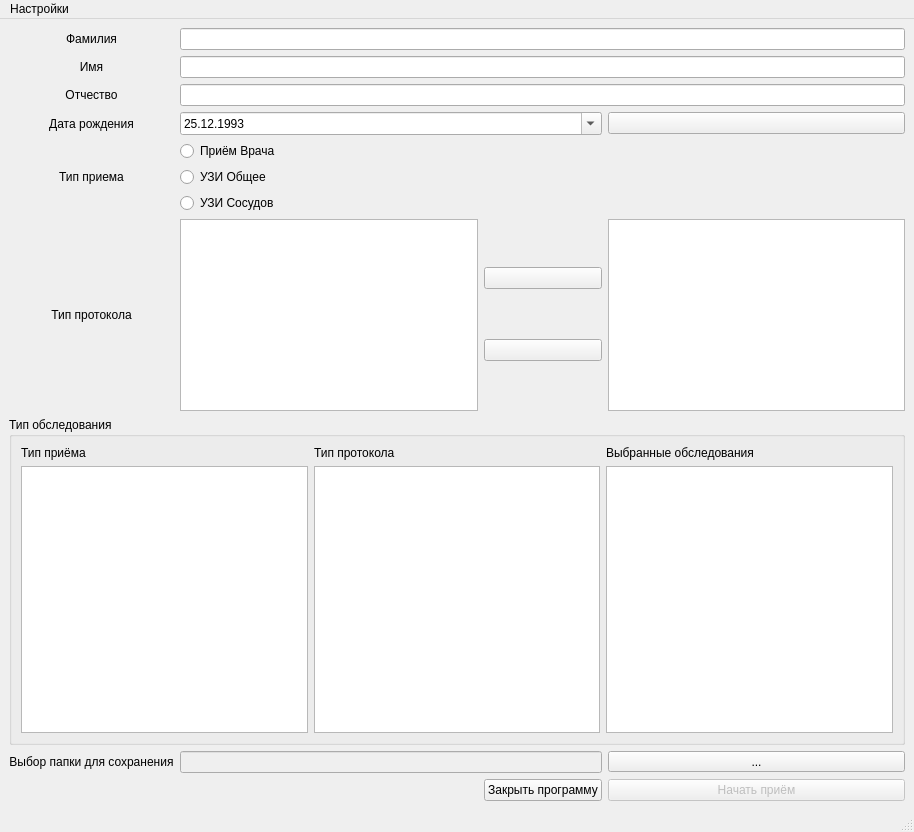
<?xml version="1.0" encoding="UTF-8"?>
<ui version="4.0">
 <class>MainWindow</class>
 <widget class="QMainWindow" name="MainWindow">
  <property name="geometry">
   <rect>
    <x>0</x>
    <y>0</y>
    <width>914</width>
    <height>832</height>
   </rect>
  </property>
  <property name="windowTitle">
   <string>Приём Врача</string>
  </property>
  <widget class="QWidget" name="centralwidget">
   <layout class="QGridLayout" name="gridLayout_2">
    <item row="1" column="0">
     <layout class="QGridLayout" name="gridLayout">
      <item row="3" column="3">
       <widget class="QPushButton" name="pushButton_3">
        <property name="text">
         <string/>
        </property>
        <property name="icon">
         <iconset>
          <normaloff>checkmark.png</normaloff>checkmark.png</iconset>
        </property>
       </widget>
      </item>
      <item row="4" column="1" colspan="3">
       <widget class="QRadioButton" name="radioButton_2">
        <property name="text">
         <string>Приём Врача</string>
        </property>
        <attribute name="buttonGroup">
         <string notr="true">buttonGroup</string>
        </attribute>
       </widget>
      </item>
      <item row="1" column="1" colspan="3">
       <widget class="QLineEdit" name="lineEdit_2"/>
      </item>
      <item row="2" column="0">
       <widget class="QLabel" name="label_3">
        <property name="text">
         <string>Отчество</string>
        </property>
        <property name="alignment">
         <set>Qt::AlignCenter</set>
        </property>
        <property name="buddy">
         <cstring>lineEdit_3</cstring>
        </property>
       </widget>
      </item>
      <item row="1" column="0">
       <widget class="QLabel" name="label_2">
        <property name="text">
         <string>Имя</string>
        </property>
        <property name="alignment">
         <set>Qt::AlignCenter</set>
        </property>
        <property name="buddy">
         <cstring>lineEdit_2</cstring>
        </property>
       </widget>
      </item>
      <item row="4" column="0" rowspan="3">
       <widget class="QLabel" name="label_5">
        <property name="text">
         <string>Тип приема</string>
        </property>
        <property name="alignment">
         <set>Qt::AlignCenter</set>
        </property>
       </widget>
      </item>
      <item row="0" column="0">
       <widget class="QLabel" name="label">
        <property name="text">
         <string>Фамилия</string>
        </property>
        <property name="alignment">
         <set>Qt::AlignCenter</set>
        </property>
        <property name="buddy">
         <cstring>lineEdit</cstring>
        </property>
       </widget>
      </item>
      <item row="3" column="1" colspan="2">
       <widget class="QDateEdit" name="dateEdit">
        <property name="maximumTime">
         <time>
          <hour>23</hour>
          <minute>59</minute>
          <second>59</second>
         </time>
        </property>
        <property name="displayFormat">
         <string>dd.MM.yyyy</string>
        </property>
        <property name="calendarPopup">
         <bool>true</bool>
        </property>
        <property name="date">
         <date>
          <year>1993</year>
          <month>12</month>
          <day>25</day>
         </date>
        </property>
       </widget>
      </item>
      <item row="10" column="1" colspan="2">
       <widget class="QLineEdit" name="lineEdit_4">
        <property name="enabled">
         <bool>false</bool>
        </property>
        <property name="sizePolicy">
         <sizepolicy hsizetype="Expanding" vsizetype="Fixed">
          <horstretch>0</horstretch>
          <verstretch>0</verstretch>
         </sizepolicy>
        </property>
       </widget>
      </item>
      <item row="3" column="0">
       <widget class="QLabel" name="label_4">
        <property name="text">
         <string>Дата рождения</string>
        </property>
        <property name="alignment">
         <set>Qt::AlignCenter</set>
        </property>
        <property name="buddy">
         <cstring>dateEdit</cstring>
        </property>
       </widget>
      </item>
      <item row="5" column="1" colspan="3">
       <widget class="QRadioButton" name="radioButton">
        <property name="text">
         <string>УЗИ Общее</string>
        </property>
        <attribute name="buttonGroup">
         <string notr="true">buttonGroup</string>
        </attribute>
       </widget>
      </item>
      <item row="10" column="0">
       <widget class="QLabel" name="label_7">
        <property name="text">
         <string>Выбор папки для сохранения</string>
        </property>
        <property name="alignment">
         <set>Qt::AlignCenter</set>
        </property>
       </widget>
      </item>
      <item row="11" column="3">
       <widget class="QPushButton" name="pushButton_2">
        <property name="enabled">
         <bool>false</bool>
        </property>
        <property name="text">
         <string>Начать приём</string>
        </property>
       </widget>
      </item>
      <item row="0" column="1" colspan="3">
       <widget class="QLineEdit" name="lineEdit"/>
      </item>
      <item row="7" column="0" rowspan="2">
       <widget class="QLabel" name="label_6">
        <property name="text">
         <string>Тип протокола</string>
        </property>
        <property name="alignment">
         <set>Qt::AlignCenter</set>
        </property>
        <property name="wordWrap">
         <bool>false</bool>
        </property>
       </widget>
      </item>
      <item row="6" column="1" colspan="3">
       <widget class="QRadioButton" name="radioButton_3">
        <property name="text">
         <string>УЗИ Сосудов</string>
        </property>
        <attribute name="buttonGroup">
         <string notr="true">buttonGroup</string>
        </attribute>
       </widget>
      </item>
      <item row="10" column="3">
       <widget class="QToolButton" name="toolButton">
        <property name="sizePolicy">
         <sizepolicy hsizetype="Preferred" vsizetype="Fixed">
          <horstretch>0</horstretch>
          <verstretch>0</verstretch>
         </sizepolicy>
        </property>
        <property name="text">
         <string>...</string>
        </property>
       </widget>
      </item>
      <item row="2" column="1" colspan="3">
       <widget class="QLineEdit" name="lineEdit_3"/>
      </item>
      <item row="11" column="2">
       <widget class="QPushButton" name="pushButton">
        <property name="sizePolicy">
         <sizepolicy hsizetype="Maximum" vsizetype="Fixed">
          <horstretch>0</horstretch>
          <verstretch>0</verstretch>
         </sizepolicy>
        </property>
        <property name="tabletTracking">
         <bool>false</bool>
        </property>
        <property name="layoutDirection">
         <enum>Qt::RightToLeft</enum>
        </property>
        <property name="text">
         <string>Закрыть программу</string>
        </property>
       </widget>
      </item>
      <item row="7" column="1" rowspan="2">
       <widget class="QListWidget" name="listWidget"/>
      </item>
      <item row="7" column="3" rowspan="2">
       <widget class="QListWidget" name="listWidget_2"/>
      </item>
      <item row="7" column="2" rowspan="2">
       <layout class="QVBoxLayout" name="verticalLayout_3">
        <property name="spacing">
         <number>2</number>
        </property>
        <property name="sizeConstraint">
         <enum>QLayout::SetMinimumSize</enum>
        </property>
        <property name="rightMargin">
         <number>0</number>
        </property>
        <item>
         <widget class="QPushButton" name="pushButton_5">
          <property name="text">
           <string/>
          </property>
          <property name="icon">
           <iconset>
            <normaloff>rightArrow.png</normaloff>rightArrow.png</iconset>
          </property>
         </widget>
        </item>
        <item>
         <widget class="QPushButton" name="pushButton_4">
          <property name="text">
           <string/>
          </property>
          <property name="icon">
           <iconset>
            <normaloff>leftArrow.png</normaloff>leftArrow.png</iconset>
          </property>
         </widget>
        </item>
       </layout>
      </item>
      <item row="9" column="0" colspan="4">
       <widget class="QGroupBox" name="groupBox">
        <property name="title">
         <string>Тип обследования</string>
        </property>
        <layout class="QGridLayout" name="gridLayout_3">
         <item row="1" column="0">
          <widget class="QListWidget" name="listWidget_3"/>
         </item>
         <item row="1" column="1">
          <widget class="QListWidget" name="listWidget_4"/>
         </item>
         <item row="1" column="2">
          <widget class="QListWidget" name="listWidget_5"/>
         </item>
         <item row="0" column="0">
          <widget class="QLabel" name="label_8">
           <property name="text">
            <string>Тип приёма</string>
           </property>
          </widget>
         </item>
         <item row="0" column="1">
          <widget class="QLabel" name="label_9">
           <property name="text">
            <string>Тип протокола</string>
           </property>
          </widget>
         </item>
         <item row="0" column="2">
          <widget class="QLabel" name="label_10">
           <property name="text">
            <string>Выбранные обследования</string>
           </property>
          </widget>
         </item>
        </layout>
       </widget>
      </item>
     </layout>
    </item>
   </layout>
  </widget>
  <widget class="QMenuBar" name="menubar">
   <property name="geometry">
    <rect>
     <x>0</x>
     <y>0</y>
     <width>914</width>
     <height>28</height>
    </rect>
   </property>
   <widget class="QMenu" name="menu">
    <property name="title">
     <string>Настройки</string>
    </property>
    <addaction name="action"/>
    <addaction name="separator"/>
    <addaction name="action_2"/>
   </widget>
   <addaction name="menu"/>
  </widget>
  <widget class="QStatusBar" name="statusbar"/>
  <action name="action">
   <property name="text">
    <string>Выбор папок</string>
   </property>
  </action>
  <action name="action_3">
   <property name="text">
    <string>Выход</string>
   </property>
  </action>
  <action name="action_2">
   <property name="text">
    <string>Выход</string>
   </property>
  </action>
 </widget>
 <tabstops>
  <tabstop>lineEdit</tabstop>
  <tabstop>lineEdit_2</tabstop>
  <tabstop>lineEdit_3</tabstop>
  <tabstop>dateEdit</tabstop>
  <tabstop>radioButton_2</tabstop>
  <tabstop>radioButton</tabstop>
  <tabstop>radioButton_3</tabstop>
 </tabstops>
 <resources/>
 <connections/>
 <buttongroups>
  <buttongroup name="buttonGroup"/>
 </buttongroups>
</ui>
